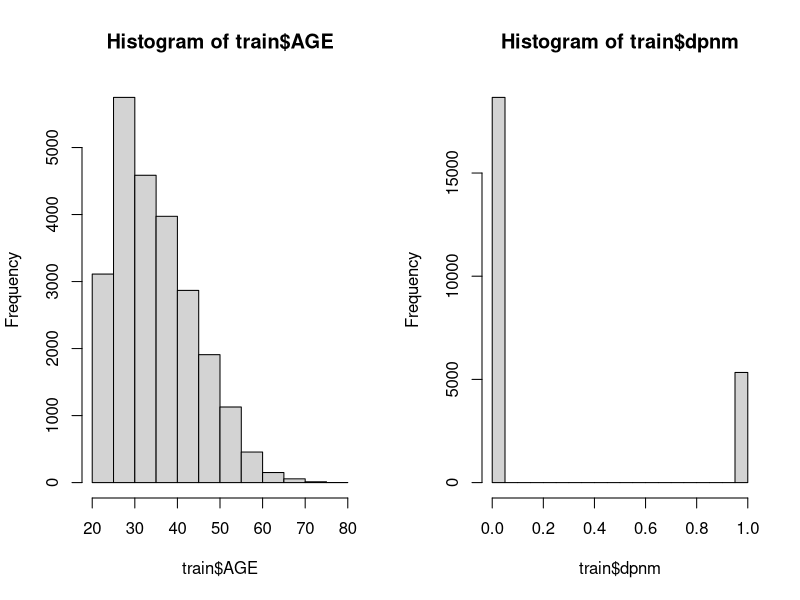
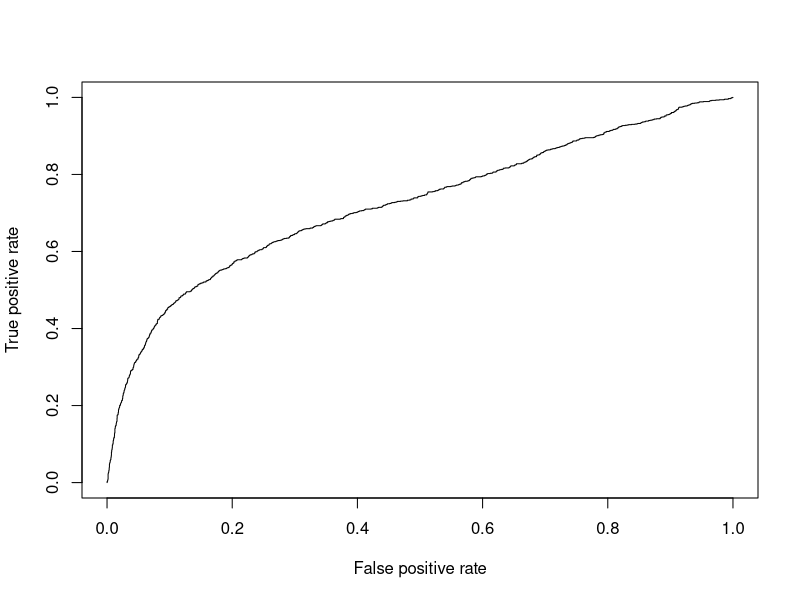
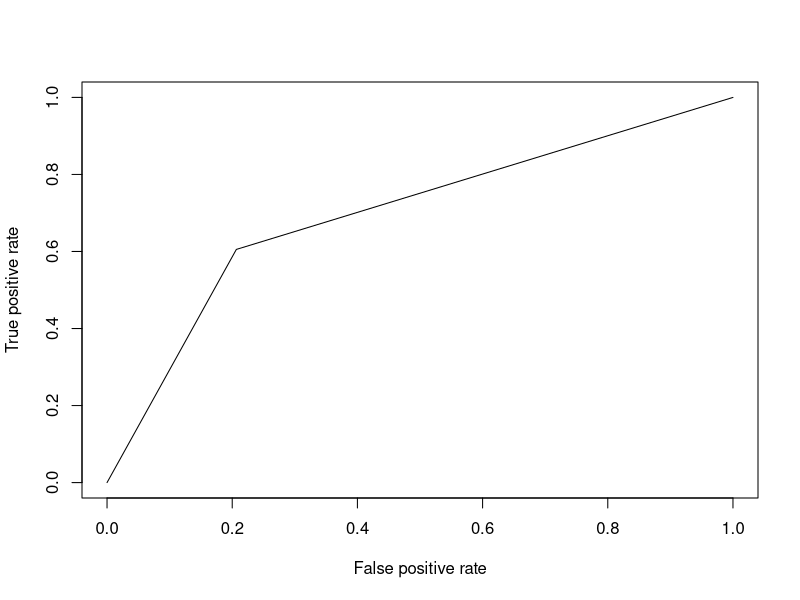

Source code (R) for these figures, in order:
## ---- chunk 1
df <- read.csv("credit_card.csv")
str(df)
## ---- chunk 2
set.seed(1234)
i <- sample(1:nrow(df), nrow(df)*0.8, replace = FALSE)
train <- df[i,]
test <- df[-i,]

## ---- chunk 3
names(train)
## ---- chunk 4
head(train, n=5)
## ---- chunk 5
sapply(train, function(x) sum(is.na(x)))
## ---- chunk 6
#str(df)
train$MARRIAGE = factor(train$MARRIAGE)
train$EDUCATION = factor(train$EDUCATION)
train$SEX = factor(train$SEX)
str(train)

test$MARRIAGE = factor(test$MARRIAGE)
test$EDUCATION = factor(test$EDUCATION)
test$SEX = factor(test$SEX)
## ---- chunk 7
summary(train$SEX)
summary(train$MARRIAGE)
summary(train$EDUCATION)
## ---- chunk 8
opar <- par()
par(mfrow=c(1,2))  # plots show up side by side
hist(train$AGE)
hist(train$dpnm)   # the model may be biased as there are triple the 0s as 1s.
par(opar)
## ---- chunk 9
glm1 <- glm(dpnm~LIMIT_BAL+SEX+MARRIAGE+PAY_1+PAY_2+PAY_3+AGE+BILL_AMT1+BILL_AMT2+PAY_AMT1+PAY_AMT2+PAY_AMT4, data=train, family=binomial)
summary(glm1)
## ---- chunk 10
library(e1071)
nb1 <- naiveBayes(dpnm~LIMIT_BAL+SEX+MARRIAGE+PAY_1+PAY_2+PAY_3+AGE+BILL_AMT1+BILL_AMT2+PAY_AMT1+PAY_AMT2+PAY_AMT4, data=train)
nb1
## ---- chunk 11
#library("psych")
#library(irr)
#install.packages("irr")
probs1 <- predict(glm1, newdata=test, type="response")
pred1 <- ifelse(probs1>0.5, 1, 0)

mean(pred1==as.integer(test$dpnm)) #accuracy
cm <- table(pred1, as.integer(test$dpnm)) #confusion matrix
cm
(4582)/(4582+118) #sensitivity/recall
(289)/(289+1011) #specificity
(4582)/(4582+1011) #precision
p0 <- (4582+289)/6000
p1 <- (4582+1011)/6000
p2 <- (4582+118)/6000
p3 <- p1 * p2
#p3
p4 <- (118+289)/6000
p5 <- (1011+289)/6000
p6 <- p4 * p5
cohen_kappa = (p0 - (p3+p6)) / (1-(p3+p6))
cohen_kappa  # fair agreement

#ROC and AUC
#install.packages("ROCR")
library("ROCR")
pr1 <- prediction(probs1, test$dpnm)
prf1 <- performance(pr1, measure="tpr", x.measure="fpr")
plot(prf1)

#MCC
(4582*289-1011*118)/sqrt((4582+1011)*(4582+118)*(289+1011)*(118+289))  #0.323

## ---- chunk 12
probs2 <- predict(nb1, newdata=test, type="raw")
pred2 <- ifelse(probs2>0.5, 1, 0)
pred2 <- apply(pred2==1, 1, function(x) {
                       if(any(x)) {
                            as.integer(names(which(x)))
                          }
                       else NA
                    })
#summary(probs2)
mean(pred2==as.integer(test$dpnm))  #accuracy
table(pred2, test$dpnm)  #confusion matrix
(3729)/(3729+971) #sensitivity/recall
(787)/(787+513) #specificity
(3729)/(3729+513) #precision
p02 <- (3729+787)/6000
p12 <- (3729+513)/6000
p22 <- (3729+971)/6000
p32 <- p12 * p22
#p32
p42 <- (971+787)/6000
p52 <- (513+787)/6000
p62 <- p42 * p52
cohen_kappa = (p02 - (p32+p62)) / (1-(p32+p62))
cohen_kappa  # fair agreement

#ROC and AUC
#install.packages("ROCR")
library("ROCR")
pr2 <- prediction(pred2, test$dpnm)
prf2 <- performance(pr2, measure="tpr", x.measure="fpr")
plot(prf2)

#MCC
(3729*787-513*971)/sqrt((3729+513)*(3729+971)*(787+513)*(971+787))  #0.361
